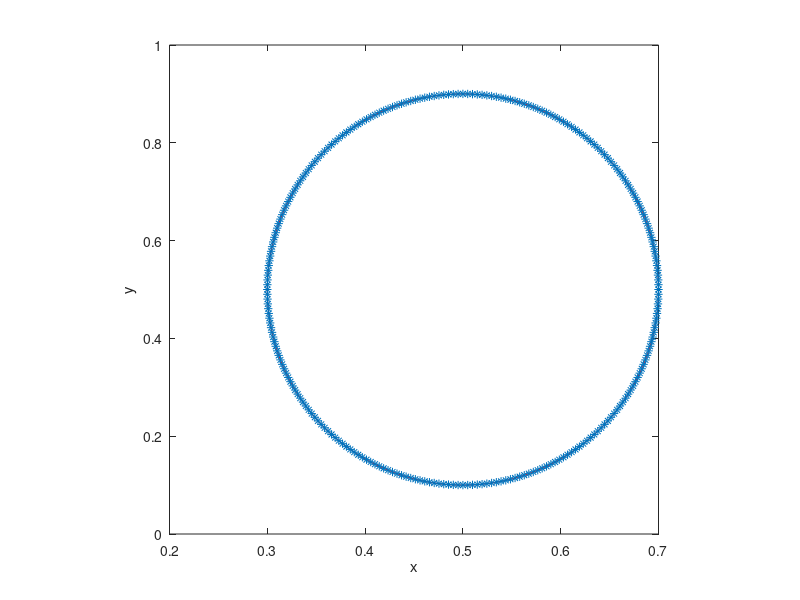

The MATLAB script that drew this image:
%-------------------------------------------------------------------------------------------------------------------%
%
% IB2d is an Immersed Boundary Code (IB) for solving fully coupled non-linear 
% 	fluid-structure interaction models. This version of the code is based off of
%	Peskin's Immersed Boundary Method Paper in Acta Numerica, 2002.
%
% Author: Nicholas A. Battista
% Email:  nick.battista@unc.edu
% Date Created: May 27th, 2015
% Institution: UNC-CH
%
% This code is capable of creating Lagrangian Structures using:
% 	1. Springs
% 	2. Beams (*torsional springs)
% 	3. Target Points
%	4. Muscle-Model (combined Force-Length-Velocity model, "HIll+(Length-Tension)")
%
% One is able to update those Lagrangian Structure parameters, e.g., spring constants, resting %%	lengths, etc
% 
% There are a number of built in Examples, mostly used for teaching purposes. 
% 
% If you would like us %to add a specific muscle model, please let Nick (nick.battista@unc.edu) know.
%
%--------------------------------------------------------------------------------------------------------------------%

%%%%%%%%%%%%%%%%%%%%%%%%%%%%%%%%%%%%%%%%%%%%%%%%%%%%%%%%%%%%%%%%%%%%%%%%%%%%%%%%%%%%%%
%
% FUNCTION: creates the RUBBERBAND-EXAMPLE geometry and prints associated input files
%
%%%%%%%%%%%%%%%%%%%%%%%%%%%%%%%%%%%%%%%%%%%%%%%%%%%%%%%%%%%%%%%%%%%%%%%%%%%%%%%%%%%%%%

function Rubberband()

%
% Grid Parameters (MAKE SURE MATCHES IN input2d !!!)
%
Nx =  128;        % # of Eulerian Grid Pts. in x-Direction (MUST BE EVEN!!!)
Ny =  128;        % # of Eulerian Grid Pts. in y-Direction (MUST BE EVEN!!!)
Lx = 1.0;        % Length of Eulerian Grid in x-Direction
Ly = 1.0;        % Length of Eulerian Grid in y-Direction


% Immersed Structure Geometric / Dynamic Parameters %
N = 2*Nx;        % Number of Lagrangian Pts. (2x resolution of Eulerian grid)
a = 0.4;         % Length of semi-major axis.
b = 0.2;         % Length of semi-minor axis.
ds_Rest = 0;     % Resting length of springs
struct_name = 'rubberband'; % Name for .vertex, .spring, etc files.


% Call function to construct geometry
[xLag,yLag] = give_Me_Immsersed_Boundary_Geometry(N,a,b);


% Plot Geometry to test
plot(xLag,yLag,'r-'); hold on;
plot(xLag,yLag,'*'); hold on;
xlabel('x'); ylabel('y');
axis square;


% Prints .vertex file!
print_Lagrangian_Vertices(xLag,yLag,struct_name);


% Prints .spring file!
k_Spring = 1e7;
print_Lagrangian_Springs(xLag,yLag,k_Spring,ds_Rest,struct_name);


% Prints .beam file!
%k_Beam = 0.5; C = 0.0;
%print_Lagrangian_Beams(xLag,yLag,k_Beam,C,struct_name);


% Prints .target file!
%k_Target = 1e7;
%print_Lagrangian_Target_Pts(xLag,k_Target,struct_name);

%%%%%%%%%%%%%%%%%%%%%%%%%%%%%%%%%%%%%%%%%%%%%%%%%%%%%%%%%%%%%%%%%%%%%%%%
%
% FUNCTION: prints VERTEX points to a file called rubberband.vertex
%
%%%%%%%%%%%%%%%%%%%%%%%%%%%%%%%%%%%%%%%%%%%%%%%%%%%%%%%%%%%%%%%%%%%%%%%%

function print_Lagrangian_Vertices(xLag,yLag,struct_name)

    N = length(xLag);

    vertex_fid = fopen([struct_name '.vertex'], 'w');

    fprintf(vertex_fid, '%d\n', N );

    %Loops over all Lagrangian Pts.
    for s = 1:N
        X_v = xLag(s);
        Y_v = yLag(s);
        fprintf(vertex_fid, '%1.16e %1.16e\n', X_v, Y_v);
    end

    fclose(vertex_fid); 
    
    %%%%%%%%%%%%%%%%%%%%%%%%%%%%%%%%%%%%%%%%%%%%%%%%%%%%%%%%%%%%%%%%%%%%%%%%
%
% FUNCTION: prints Vertex points to a file called rubberband.vertex
%
%%%%%%%%%%%%%%%%%%%%%%%%%%%%%%%%%%%%%%%%%%%%%%%%%%%%%%%%%%%%%%%%%%%%%%%%

function print_Lagrangian_Target_Pts(xLag,k_Target,struct_name)

    N = length(xLag);

    target_fid = fopen([struct_name '.target'], 'w');

    fprintf(target_fid, '%d\n', N );

    %Loops over all Lagrangian Pts.
    for s = 1:N
        fprintf(target_fid, '%d %1.16e\n', s, k_Target);
    end

    fclose(target_fid); 
    
    
%%%%%%%%%%%%%%%%%%%%%%%%%%%%%%%%%%%%%%%%%%%%%%%%%%%%%%%%%%%%%%%%%%%%%%%%%%%%%%%%%%%%%
%
% FUNCTION: prints BEAM (Torsional Spring) points to a file called rubberband.beam
%
%%%%%%%%%%%%%%%%%%%%%%%%%%%%%%%%%%%%%%%%%%%%%%%%%%%%%%%%%%%%%%%%%%%%%%%%%%%%%%%%%%%%%

function print_Lagrangian_Beams(xLag,yLag,k_Beam,C,struct_name)

    % k_Beam: beam stiffness
    % C: beam curvature
    
    N = length(xLag); % NOTE: Total number of beams = Number of Total Lag Pts. - 2

    beam_fid = fopen([struct_name '.beam'], 'w');

    fprintf(beam_fid, '%d\n', N );

    %spring_force = kappa_spring*ds/(ds^2);

    %BEAMS BETWEEN VERTICES
    for s = 2:N-1
            if  s <= N-1         
                fprintf(beam_fid, '%d %d %d %1.16e %1.16e\n',s-1, s, s+1, k_Beam, C);  
            else
                %Case s=N
                fprintf(beam_fid, '%d %d %d %1.16e %1.16e\n',s-1, s, 1,   k_Beam, C);  
            end
    end
    fclose(beam_fid); 


%%%%%%%%%%%%%%%%%%%%%%%%%%%%%%%%%%%%%%%%%%%%%%%%%%%%%%%%%%%%%%%%%%%%%%%%
%
% FUNCTION: prints SPRING points to a file called rubberband.spring
%
%%%%%%%%%%%%%%%%%%%%%%%%%%%%%%%%%%%%%%%%%%%%%%%%%%%%%%%%%%%%%%%%%%%%%%%%

function print_Lagrangian_Springs(xLag,yLag,k_Spring,ds_Rest,struct_name)

    N = length(xLag);

    spring_fid = fopen([struct_name '.spring'], 'w');

    fprintf(spring_fid, '%d\n', N );

    %spring_force = kappa_spring*ds/(ds^2);

    %SPRINGS BETWEEN VERTICES
    for s = 1:N
            if s < N         
                fprintf(spring_fid, '%d %d %1.16e %1.16e\n', s, s+1, k_Spring, ds_Rest);  
            else
                %Case s=N
                fprintf(spring_fid, '%d %d %1.16e %1.16e\n', s, 1,   k_Spring, ds_Rest);  
            end
    end
    fclose(spring_fid); 
    
    

%%%%%%%%%%%%%%%%%%%%%%%%%%%%%%%%%%%%%%%%%%%%%%%%%%%%%%%%%%%%%%%%%%%%%%%%
%
% FUNCTION: creates the Lagrangian structure geometry
%
%%%%%%%%%%%%%%%%%%%%%%%%%%%%%%%%%%%%%%%%%%%%%%%%%%%%%%%%%%%%%%%%%%%%%%%%

function [xLag,yLag] = give_Me_Immsersed_Boundary_Geometry(N,rmin,rmax)

% The immsersed structure is an ellipse %
t = 2*pi/N;
for i=1:N
    
    xLag(i) = 0.5 + rmax * cos( 2*pi/N*(i-1) );
    yLag(i) = 0.5 + rmin * sin( 2*pi/N*(i-1) );
    
end

